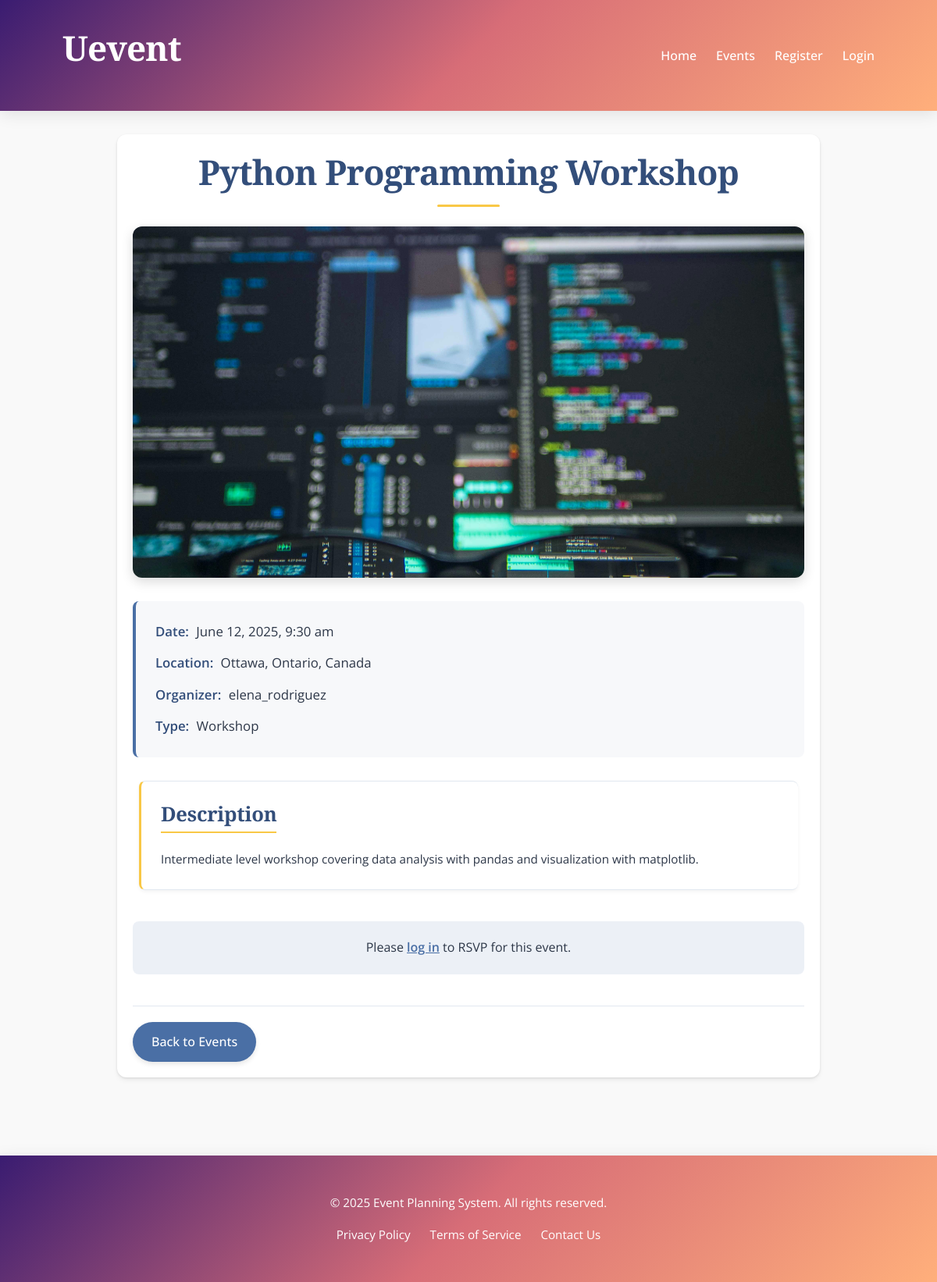
/pages/event-details.php?id=11, run on the app's committed database.
### tables this page shows
CREATE TABLE events (
    id INT AUTO_INCREMENT PRIMARY KEY,
    title VARCHAR(100) NOT NULL,
    description TEXT,
    date DATETIME NOT NULL,
    end_date DATETIME NULL,
    address VARCHAR(255),
    city VARCHAR(100),
    state VARCHAR(100),
    postal_code VARCHAR(20),
    country VARCHAR(100) DEFAULT 'Canada',
    event_type_id INT,
    user_id INT NOT NULL,
    max_attendees INT NULL,
    image_url VARCHAR(255) NULL,
    FOREIGN KEY (event_type_id) REFERENCES event_types(id) ON DELETE SET NULL,
    FOREIGN KEY (user_id) REFERENCES users(id) ON DELETE CASCADE
);

CREATE TABLE users (
    id INT AUTO_INCREMENT PRIMARY KEY,
    username VARCHAR(50) NOT NULL UNIQUE,
    password VARCHAR(255) NOT NULL,
    email VARCHAR(100) NOT NULL UNIQUE,
    first_name VARCHAR(50) NOT NULL,
    last_name VARCHAR(50) NOT NULL,
    last_login TIMESTAMP NULL
);

CREATE TABLE event_types (
    id INT AUTO_INCREMENT PRIMARY KEY,
    name VARCHAR(50) NOT NULL UNIQUE
);

### pages/event-details.php (the view, shortened to what this page needs)
<?php
include '../includes/header.php';
include '../database/db_connect.php';
$eventId = intval($_GET['id']);
$stmt = $mysqli->prepare("SELECT e.*, u.username as organizer_name, et.name as event_type
                      FROM events e
                      LEFT JOIN users u ON e.user_id = u.id
                      LEFT JOIN event_types et ON e.event_type_id = et.id
                      WHERE e.id = ?");
$stmt->bind_param("i", $eventId);
$stmt->execute();
$result = $stmt->get_result();
$event = $result->fetch_assoc();
$userRsvpStatus = null;
$eventDate = new DateTime($event['date']);
$formattedDate = $eventDate->format('F j, Y, g:i a');
$location = implode(', ', array_filter([$event['city'], $event['state'], $event['country']]));
?>
<div class="container">
    <div class="event-details" data-event-id="<?php echo $eventId; ?>">
        <h1><?php echo htmlspecialchars($event['title']); ?></h1>
        <?php if (!empty($event['image_url'])): ?>
            <div class="event-image">
                <img src="<?php echo htmlspecialchars($event['image_url']); ?>" alt="<?php echo htmlspecialchars($event['title']); ?>">
            </div>
        <?php endif; ?>
        <div class="event-info">
            <p><strong>Date:</strong> <?php echo $formattedDate; ?></p>
            <p><strong>Location:</strong> <?php echo htmlspecialchars($location); ?></p>
            <p><strong>Organizer:</strong> <?php echo htmlspecialchars($event['organizer_name']); ?></p>
            <?php if (!empty($event['event_type'])): ?>
                <p><strong>Type:</strong> <?php echo htmlspecialchars($event['event_type']); ?></p>
            <?php endif; ?>
        </div>
        <div class="event-description">
            <h2>Description</h2>
            <p><?php echo nl2br(htmlspecialchars($event['description'])); ?></p>
        </div>
        <?php if (isset($_SESSION['user_id'])): ?>
            <div class="rsvp-section">
                <h2>RSVP</h2>
                <?php if (isset($_GET['rsvp']) && $_GET['rsvp'] == 'success'): ?>
                    <div class="success-message">
                        <p>Your RSVP has been recorded!</p>
                    </div>
                <?php endif; ?>
                <form id="rsvp-form" action="../server/event_handlers.php" method="POST">
                    <input type="hidden" name="event_id" value="<?php echo $eventId; ?>">
                    <input type="hidden" name="action" value="rsvp">
                    <div class="form-group">
                        <select id="status" name="status" required>
                            <option value="attending" <?php echo $userRsvpStatus == 'attending' ? 'selected' : ''; ?>>Attending</option>
                            <option value="maybe" <?php echo $userRsvpStatus == 'maybe' ? 'selected' : ''; ?>>Maybe</option>
                            <option value="not_attending" <?php echo $userRsvpStatus == 'not_attending' ? 'selected' : ''; ?>>Not Attending</option>
                        </select>
                        <button type="submit" class="btn"><?php echo $userRsvpStatus ? 'Update RSVP' : 'Submit RSVP'; ?></button>
                    </div>
                </form>
            </div>
        <?php else: ?>
            <div class="login-prompt">
                <p>Please <a href="login.php">log in</a> to RSVP for this event.</p>
            </div>
        <?php endif; ?>
        <div class="event-actions">
            <a href="events.php" class="btn">Back to Events</a>
        </div>
    </div>
</div>
<?php include '../includes/footer.php'; ?>

### assets/styles/styles.css (style rules this page uses)
:root { --primary-color: #4a6fa5; --primary-dark: #334e7a; --secondary-color: #f9c846; --accent-color: #ff7e5f; --bg-color: #f9f9f9; --text-color: #2d3748; --light-gray: #f7f8fa; --mid-gray: #e2e8f0; --dark-gray: #718096; --danger-color: #e53e3e; --success-color: #48bb78; --border-radius: 8px; --border-radius-lg: 12px; --box-shadow: 0 4px 6px rgba(0, 0, 0, 0.05), 0 1px 3px rgba(0, 0, 0, 0.1); --box-shadow-hover: 0 10px 15px rgba(0, 0, 0, 0.08), 0 4px 6px rgba(0, 0, 0, 0.05); --transition: all 0.3s ease; --bg-gradient: linear-gradient(135deg, #3a1c71, #d76d77, #ffaf7b); }
* { box-sizing: border-box; margin: 0; padding: 0; }
body { font-family: "Open Sans", system-ui, -apple-system, sans-serif; font-size: 16px; line-height: 1.7; color: var(--text-color); background-color: var(--bg-color); transition: var(--transition); }
h1, h2, h3, h4 { font-family: "Merriweather", serif; margin-bottom: 1.2rem; color: var(--primary-dark); line-height: 1.3; font-weight: 700; }
h1 { font-size: 2.75rem; letter-spacing: -0.02em; }
h2 { font-size: 2.2rem; letter-spacing: -0.01em; }
a { color: var(--primary-color); text-decoration: none; transition: var(--transition); }
.container { width: 90%; max-width: 1300px; margin: 0 auto; padding: 30px 20px; }
.btn { display: inline-block; padding: 12px 24px; background-color: var(--primary-color); color: white; border: none; border-radius: 30px; cursor: pointer; font-size: 1rem; font-weight: 500; text-align: center; transition: all 0.25s ease; box-shadow: 0 3px 6px rgba(0, 0, 0, 0.1); position: relative; overflow: hidden; }
.login-prompt { margin: 40px 0; padding: 20px; text-align: center; background-color: rgba(74, 111, 165, 0.1); border-radius: var(--border-radius); }
.login-prompt a { font-weight: 600; text-decoration: underline; }
.event-description { margin: 0 8px 20px; padding: 15px; font-size: 0.95rem; background-color: rgba(255, 243, 224, 0.5); border-radius: var(--border-radius); line-height: 1.6; border-left: 3px solid var(--secondary-color); }
.event-actions { display: flex; gap: 15px; margin-top: 25px; justify-content: center; }
.event-info { flex: 1; }
.event-details { max-width: 900px; margin: 0 auto; padding: 20px; background-color: white; border-radius: var(--border-radius-lg); box-shadow: var(--box-shadow); position: relative; }
.event-details h1 { margin-bottom: 25px; color: var(--primary-dark); text-align: center; position: relative; padding-bottom: 15px; }
.event-details h1:after { content: ""; position: absolute; bottom: 0; left: 50%; transform: translateX(-50%); width: 80px; height: 3px; background-color: var(--secondary-color); border-radius: 2px; }
.event-details .event-image { width: 100%; height: auto; max-height: 450px; overflow: hidden; border-radius: var(--border-radius-lg); margin: 0 auto 30px; box-shadow: 0 5px 15px rgba(0, 0, 0, 0.15); position: relative; }
.event-details .event-image img { width: 100%; height: 100%; object-fit: cover; display: block; transition: transform 0.5s ease; }
.event-details .event-info { background-color: var(--light-gray); padding: 25px; border-radius: var(--border-radius); margin-bottom: 30px; border-left: 4px solid var(--primary-color); }
.event-details .event-info p { margin-bottom: 12px; font-size: 1.05rem; }
.event-details .event-info p:last-child { margin-bottom: 0; }
.event-details .event-info strong { color: var(--primary-dark); font-weight: 600; margin-right: 5px; }
.event-details .event-description { margin-bottom: 40px; background-color: white; border-radius: var(--border-radius); padding: 25px; box-shadow: 0 2px 5px rgba(0, 0, 0, 0.05); border-top: 1px solid var(--mid-gray); border-bottom: 1px solid var(--mid-gray); }
.event-details .event-description h2 { font-size: 1.6rem; margin-bottom: 20px; color: var(--primary-dark); position: relative; display: inline-block; padding-bottom: 8px; }
.event-details .event-description h2:after { content: ""; position: absolute; bottom: 0; left: 0; width: 100%; height: 2px; background-color: var(--secondary-color); }
.event-details .event-description p { line-height: 1.8; color: var(--text-color); white-space: pre-line; }
.event-details .event-actions { display: flex; justify-content: space-between; margin-top: 40px; padding-top: 20px; border-top: 1px solid var(--mid-gray); }

### data on the page
events: title "Python Programming Workshop", image_url (picture), date "June 12, 2025, 9:30 am", location "Ottawa, Ontario, Canada", user.username "elena_rodriguez", event_type.name "Workshop", description "Intermediate level workshop covering data analysis with pandas and visualization with matplotlib."
